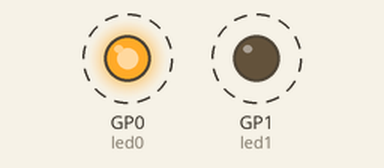
Bench run of a program on a simulated Raspberry Pi Pico running MicroPython. On the bench: output pins drawn as LEDs (lit = HIGH). Dashed ring = blinking. What the program prints to the serial console is not drawn. At 19.2 s the program stops and its outputs stay as they are.

Above: at 0.1 s.
Timing chart, 0 to 3.0 s (numbered marks = the images above):
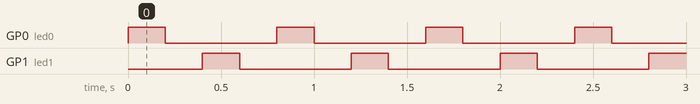

Measured:
- by itself, GP0 (led0), GP1 (led1): alternates HIGH for 0.20 s and LOW for 0.60 s, 48 changes in all, then stays LOW
- by itself, everything shown: repeats every 0.80 s, in 4 steps

The program:

function.py
```python
import machine
import utime

led0=machine.Pin(0,machine.Pin.OUT)
led1=machine.Pin(1,machine.Pin.OUT)

def led():
    blink=0
    while blink<=5:
        led0.on()
        utime.sleep(0.2)
        led0.off()
        utime.sleep(0.2)

        led1.on()
        utime.sleep(0.2)
        led1.off()
        utime.sleep(0.2)
        blink=blink+1
led()
print("hellow")
led()
print("welcome")
led()
print("hi")
led()
print("bye")
```
